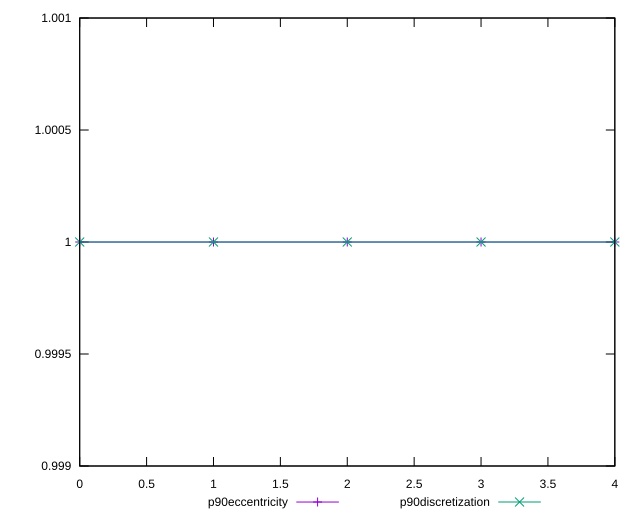

gnuplot code for this plot:
reset

$p90Eccentricity <<EOF
0 1.0000000000000002
1 0.9999999999999999
2 1.0000000000000002
3 1
4 1.0000000000000002
EOF

$p90Discretization <<EOF
0 1
1 1
2 1
3 1
4 1
EOF

set key outside below
set xrange [0:4]
set yrange [0.9989999999999999:1.0010000000000001]
set trange [0.9989999999999999:1.0010000000000001]
set terminal svg size 640, 520 enhanced background rgb 'white'
set output "report_00014_2021-02-09T15:56:05.503Z/first-contentful-paint/progression/eccentricity.svg"

plot $p90Eccentricity title "p90eccentricity" with linespoints, \
     $p90Discretization title "p90discretization" with linespoints

reset
